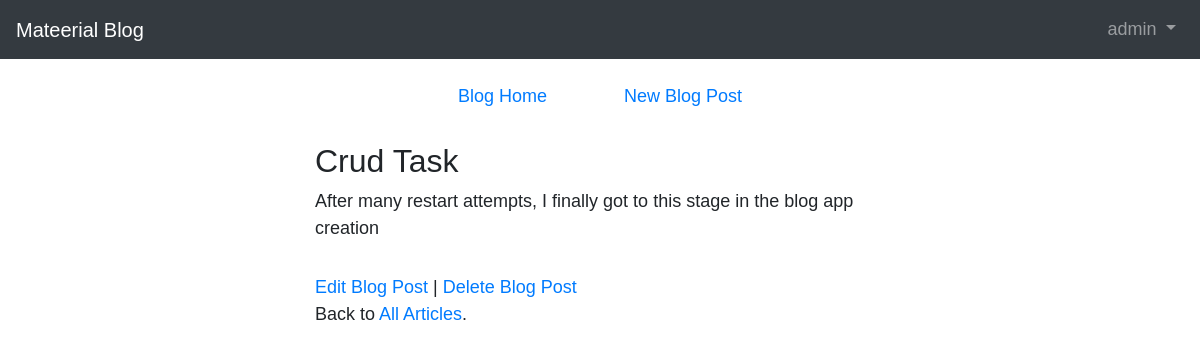
Page /post/2/ (signed in) on the committed database.
### blog/models.py (models this page shows, shortened)
class Post(models.Model):
    title = models.CharField(max_length=200)
    author = models.ForeignKey('auth.user', on_delete=models.CASCADE)
    body = models.TextField()

### blog/views.py (the view)
# urls.py: path('post/<int:pk>/', BlogDetailView.as_view(), name='post_detail'),
class BlogDetailView(LoginRequiredMixin, DetailView):
    model = Post
    template_name = 'post_detail.html'

### templates/post_detail.html
{% extends 'base.html' %}
{% block content %}
    <div class='post-entry'>
        <h2>{{ post.title}}</h2>
        <p>{{ post.body|linebreaks }}</p>
    </div>
    <a href="{% url 'post_edit' post.pk %}"> Edit Blog Post</a> |
    <a href="{% url 'post_delete' post.pk %}"> Delete Blog Post</a>
    <p>Back to <a href="{% url 'home' %}">All Articles</a>.</p>
{% endblock %}

### templates/base.html (shortened to what this page needs)
{% load static %}
<!doctype html>
<html lang="en">
  <head>
      <link rel="stylesheet" href="https://cdn.jsdelivr.net/npm/bootstrap@4.6.0/dist/css/bootstrap.min.css">
    <link href="{% static 'css/main.css' %}" rel="stylesheet" >
  </head>
  <body>
    <body>
        <nav class="navbar navbar-expand-lg navbar-dark bg-dark">
            <a class="navbar-brand" href="{% url 'home' %}">Mateerial Blog</a>
            <div class="collapse navbar-collapse" id="navbarSupportedContent">
            {% if user.is_authenticated %}
                <ul class="navbar-nav ml-auto">
                    <li class="nav-item">
                        <a class="nav-link dropdown-toggle" href="#" id="navbarDropdown" role="button" data-toggle="dropdown" aria-haspopup="true" aria-expanded="false">
                            {{ user.username }}
                        </a>
                    </li>
                </ul>
            {% endif %}
            </div>
            </nav>
        <main>
            <div class="row justify-content-center m-4">
                <div class="col-6 text-center">
                    <span class="mr-4"><a href="{% url 'home' %}"> Blog Home</a></span>
                    <span class="ml-5"><a href="{% url 'post_new' %}">New Blog Post</a></span>
                </div>
            </div>
            <div class="container-fluid">
                <div class="row justify-content-center">
                    <div class="col-6">
                        {% block content %}
                        {% endblock content %}
                    </div>
                </div>
            </div>
        </main>
  </body>
</html>

### static/css/main.css (style rules this page uses)
body { font-family: 'Source Sans Pro', sans-serif; font-size: 18px; }
.post-entry { margin-bottom: 2rem; }
.post-entry h2 { margin: 0.5rem 0; }
.post-entry p { margin: 0; font-weight: 400; }

### rows in the picture
Post: title "Crud Task", body "After many restart attempts, I finally got to this stage in the blog app creation"

### other values in the picture
{{ user.username }} "admin"
